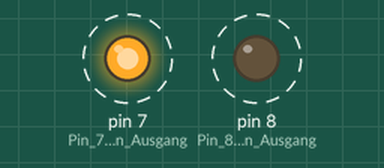
A sketch run on a simulated Arduino Uno, built with avr-gcc and run on an emulated ATmega328P. Parts: output pins drawn as LEDs (lit = HIGH). Dashed ring = blinking.

Above: at 0.07 s.
Timing chart, 0 to 3.0 s (numbered marks = the images above):
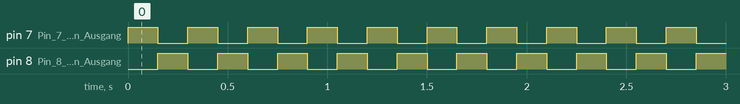

Measured:
- by itself, pin 7 (Pin_7_ist_ein_Ausgang), pin 8 (Pin_8_ist_ein_Ausgang): alternates HIGH for 0.15 s and LOW for 0.15 s

The sketch:

wechselblinker.ino
```cpp
void setup() {
  // put your setup code here, to run once:
  // LED 2x blau
  // R 2x 100OHM


pinMode(7, OUTPUT); // Pin 7 ist ein Ausgang.

pinMode(8,OUTPUT); // Pin 8 ist ein Ausgang.

}

void loop() {


digitalWrite(7, HIGH); // Schalte die LED an Pin7 an.

delay(150); // Warte 150 Millisekunden.

digitalWrite(7, LOW); // Schalte die LED an Pin7 aus.

digitalWrite(8, HIGH); // Schalte die LED an Pin8 ein.

delay(150); // Warte 150 Millisekunden.

digitalWrite(8, LOW); // Schalte die LED an Pin8 aus.

}
```
